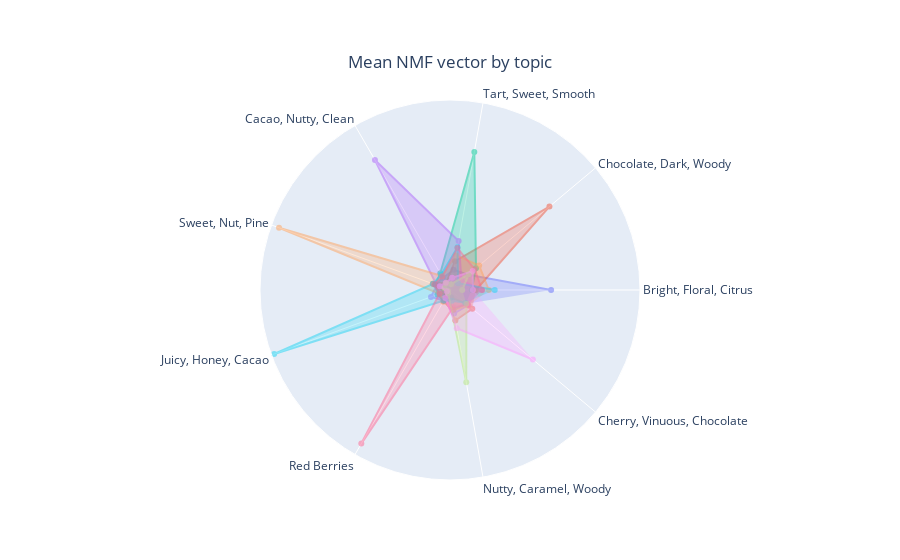

Notebook code for this chart:
### Markdown cell above
Same ideas as above, but seeing all nine vectors simultaneously on one plot. This was not as clear as the GIF made using the above images.

### Code cell
from plotly.subplots import make_subplots
import plotly.graph_objects as go


categories = ['bright_floral_citrus', 'choc_woody_dark', 'tart_sweet_smooth','cacao_nut_clean', 'sweet_nut_pine', 'juicy_cacao_honey', 'red_berries','woody_nut_caramel', 'cherry_vinuous_choc']
topics = ['Bright, Floral, Citrus', 'Chocolate, Dark, Woody', 'Tart, Sweet, Smooth','Cacao, Nutty, Clean', 'Sweet, Nut, Pine', 'Juicy, Honey, Cacao', 'Red Berries','Nutty, Caramel, Woody', 'Cherry, Vinuous, Chocolate']


fig = go.Figure()

for i in range(0,9):
    fig.add_trace(go.Scatterpolar(
          r=list(tableau[tableau.group == i][categories].mean()),
          theta=topics,
          fill='toself',
          name=topics[i],
        opacity = .5,
    ))
# fig.add_trace(go.Scatterpolar(
#       r=list(tableau[tableau.group == 1][categories].mean()),
#       theta=categories,
#       fill='toself',
#       name=topics[1]
# ))

fig.update_layout(
        title = {
            'text':'Mean NMF vector by topic',
            'y':.9,
            'x':.5,
            'xanchor':'center',
            'yanchor':'top'},
        legend_title="NMF Topics",
  polar=dict(
    radialaxis=dict(
      visible=False,
      range=[0, .12]
    )),
  showlegend=False
)
# fig.write_image(r'C:\Users\ejfel\Documents\metis_repos\Coffee-Reviews-NLP\Visuals\spider.png')
fig.show()

### Figure 1 — Plotly figure (JSON) as saved in the notebook; plotly's stock layout.template omitted (floating-point values rounded to 4 significant figures)
{"data": [{"fill": "toself", "name": "Bright, Floral, Citrus", "opacity": 0.5, "r": [0.06385, 0.01497, 0.01294, 0.008742, 0.009743, 0.006929, 0.00462, 0.01272, 0.01352], "theta": ["Bright, Floral, Citrus", "Chocolate, Dark, Woody", "Tart, Sweet, Smooth", "Cacao, Nutty, Clean", "Sweet, Nut, Pine", "Juicy, Honey, Cacao", "Red Berries", "Nutty, Caramel, Woody", "Cherry, Vinuous, Chocolate"], "type": "scatterpolar"}, {"fill": "toself", "name": "Chocolate, Dark, Woody", "opacity": 0.5, "r": [0.01634, 0.08198, 0.01847, 0.005063, 0.01161, 0.003538, 0.006375, 0.01959, 0.01838], "theta": ["Bright, Floral, Citrus", "Chocolate, Dark, Woody", "Tart, Sweet, Smooth", "Cacao, Nutty, Clean", "Sweet, Nut, Pine", "Juicy, Honey, Cacao", "Red Berries", "Nutty, Caramel, Woody", "Cherry, Vinuous, Chocolate"], "type": "scatterpolar"}, {"fill": "toself", "name": "Tart, Sweet, Smooth", "opacity": 0.5, "r": [0.01368, 0.0214, 0.08851, 0.01227, 0.009964, 0.008367, 0.008049, 0.004825, 0.0131], "theta": ["Bright, Floral, Citrus", "Chocolate, Dark, Woody", "Tart, Sweet, Smooth", "Cacao, Nutty, Clean", "Sweet, Nut, Pine", "Juicy, Honey, Cacao", "Red Berries", "Nutty, Caramel, Woody", "Cherry, Vinuous, Chocolate"], "type": "scatterpolar"}, {"fill": "toself", "name": "Cacao, Nutty, Clean", "opacity": 0.5, "r": [0.02011, 0.009485, 0.0314, 0.0948, 0.008878, 0.01276, 0.007622, 0.01507, 0.015], "theta": ["Bright, Floral, Citrus", "Chocolate, Dark, Woody", "Tart, Sweet, Smooth", "Cacao, Nutty, Clean", "Sweet, Nut, Pine", "Juicy, Honey, Cacao", "Red Berries", "Nutty, Caramel, Woody", "Cherry, Vinuous, Chocolate"], "type": "scatterpolar"}, {"fill": "toself", "name": "Sweet, Nut, Pine", "opacity": 0.5, "r": [0.02452, 0.02404, 0.02218, 0.01022, 0.1149, 0.006915, 0.008652, 0.01274, 0.01547], "theta": ["Bright, Floral, Citrus", "Chocolate, Dark, Woody", "Tart, Sweet, Smooth", "Cacao, Nutty, Clean", "Sweet, Nut, Pine", "Juicy, Honey, Cacao", "Red Berries", "Nutty, Caramel, Woody", "Cherry, Vinuous, Chocolate"], "type": "scatterpolar"}, {"fill": "toself", "name": "Juicy, Honey, Cacao", "opacity": 0.5, "r": [0.02825, 0.00661, 0.02738, 0.01119, 0.01144, 0.1182, 0.00773, 0.006842, 0.01247], "theta": ["Bright, Floral, Citrus", "Chocolate, Dark, Woody", "Tart, Sweet, Smooth", "Cacao, Nutty, Clean", "Sweet, Nut, Pine", "Juicy, Honey, Cacao", "Red Berries", "Nutty, Caramel, Woody", "Cherry, Vinuous, Chocolate"], "type": "scatterpolar"}, {"fill": "toself", "name": "Red Berries", "opacity": 0.5, "r": [0.02021, 0.02035, 0.02687, 0.009807, 0.01055, 0.007056, 0.112, 0.01113, 0.0144], "theta": ["Bright, Floral, Citrus", "Chocolate, Dark, Woody", "Tart, Sweet, Smooth", "Cacao, Nutty, Clean", "Sweet, Nut, Pine", "Juicy, Honey, Cacao", "Red Berries", "Nutty, Caramel, Woody", "Cherry, Vinuous, Chocolate"], "type": "scatterpolar"}, {"fill": "toself", "name": "Nutty, Caramel, Woody", "opacity": 0.5, "r": [0.007721, 0.01547, 0.003711, 0.004842, 0.00368, 0.001444, 0.002336, 0.05919, 0.0135], "theta": ["Bright, Floral, Citrus", "Chocolate, Dark, Woody", "Tart, Sweet, Smooth", "Cacao, Nutty, Clean", "Sweet, Nut, Pine", "Juicy, Honey, Cacao", "Red Berries", "Nutty, Caramel, Woody", "Cherry, Vinuous, Chocolate"], "type": "scatterpolar"}, {"fill": "toself", "name": "Cherry, Vinuous, Chocolate", "opacity": 0.5, "r": [0.01448, 0.01865, 0.00781, 0.005301, 0.006853, 0.002087, 0.00587, 0.02449, 0.06833], "theta": ["Bright, Floral, Citrus", "Chocolate, Dark, Woody", "Tart, Sweet, Smooth", "Cacao, Nutty, Clean", "Sweet, Nut, Pine", "Juicy, Honey, Cacao", "Red Berries", "Nutty, Caramel, Woody", "Cherry, Vinuous, Chocolate"], "type": "scatterpolar"}], "layout": {"legend": {"title": {"text": "NMF Topics"}}, "polar": {"radialaxis": {"range": [0, 0.12], "visible": false}}, "showlegend": false, "title": {"text": "Mean NMF vector by topic", "x": 0.5, "xanchor": "center", "y": 0.9, "yanchor": "top"}}}
